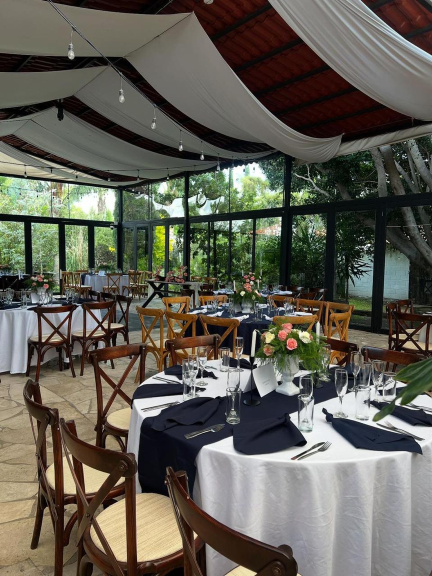
#> input picture _incoming/pabellon-cristal.jpg, 864 x 1152 px, found by its file name (shown at 1/2 size)
$ python make_ambient_loop.py
#> lines starting #> are read from the running program, lines starting #| are printed output that depends on the picture
"""
Ambient hero loop built from the venue's own photographs (no footage needed).
Slow push-in on each photograph with long cross-fades; the last frame equals
the first so it loops without a cut.

  python3 -I scripts/make_ambient_loop.py

Replace public/video/hero-loop.mp4 with real footage (muted, 1280x720, < 3 MB)
whenever the client has it; the page code does not change.
Needs: ffmpeg with libx264, Pillow.
"""
import os, subprocess, tempfile
from PIL import Image

ROOT = os.path.abspath(os.path.join(os.path.dirname(__file__), '..'))
IMG = os.path.join(ROOT, 'public', 'images')
OUT = os.path.join(ROOT, 'public', 'video')
W, H, FPS, CLIP, FADE = 1280, 720, 24, 5.0, 1.0

# (file, vertical focus 0..1): graded site photos, cropped to 16:9
SHOTS = [('pabellon-cristal.jpg', 0.58), ('salon-piedra.jpg', 0.62), ('jardin-arboles-1.jpg', 0.55)]

def crop(name, fy, dest):
#> called with name = 'pabellon-cristal.jpg', fy = 0.58
    im = Image.open(os.path.join(IMG, name)).convert('RGB')
#> im is the input picture: PIL image 864x1152 RGB; mean R, G, B 97.4, 94.7, 84.7
    w, h = im.size
#> w = 864; h = 1152
    ch = round(w * 9 / 16)
#> ch = 486
    top = max(0, min(h - ch, round(h * fy - ch / 2)))
#> top = 425
    im.crop((0, top, w, top + ch)).resize((W * 2, H * 2), Image.LANCZOS).save(dest, quality=95)
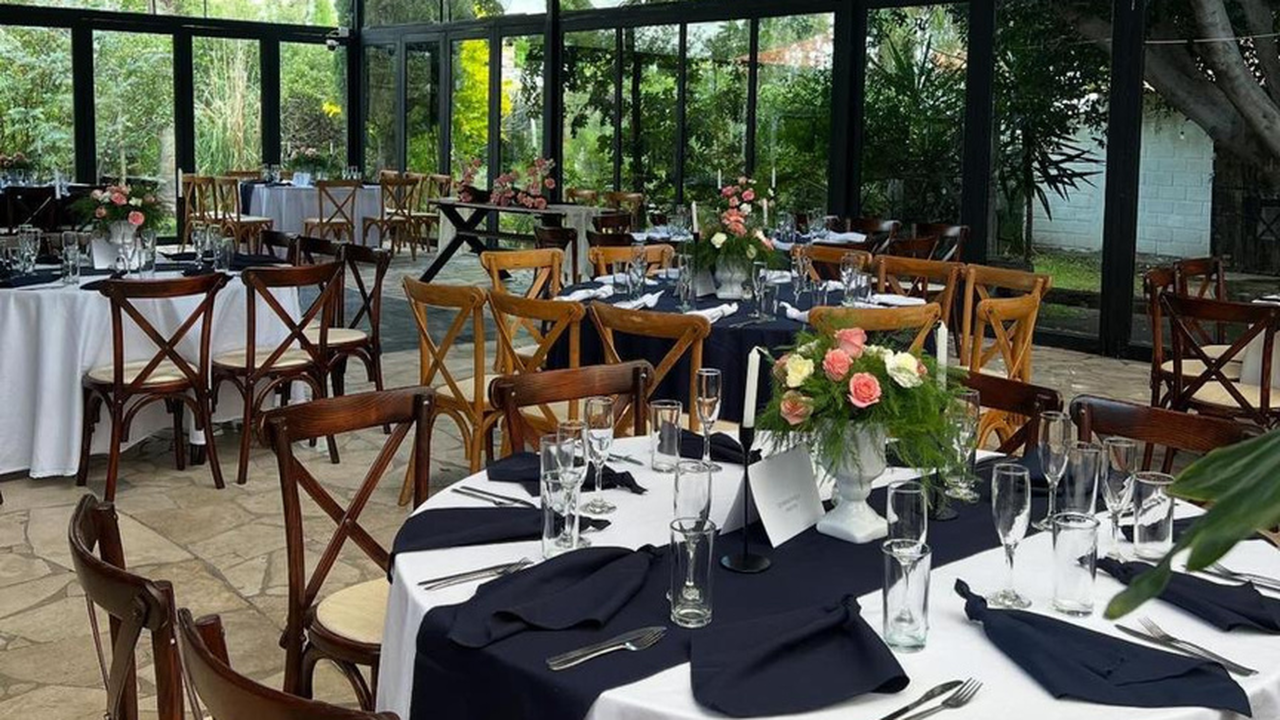
#> saved as 0.jpg: PIL image 2560x1440 RGB (shown at 1/2 size); mean R, G, B 89.7, 90.1, 79

tmp = tempfile.mkdtemp()
files = []
for i, (n, fy) in enumerate(SHOTS):
    d = os.path.join(tmp, f'{i}.jpg'); crop(n, fy, d); files.append(d)
#> pass 2 of the loop `for i, (n, fy) in enumerate(SHOTS):`:
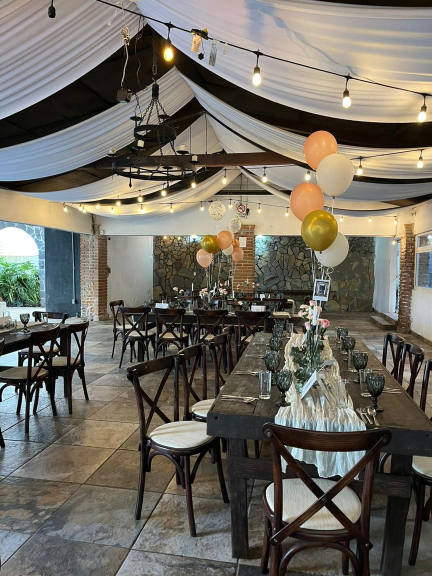
#> input picture _incoming/salon-piedra.jpg, 864 x 1152 px, found by its file name (shown at 1/2 size)
#> in crop, im is the input picture: PIL image 864x1152 RGB; mean R, G, B 112.3, 107.9, 98.1
#> in crop (call 2), `im.crop((0, top, w, top + ch)).resize((W * 2, H * 2), Image.LANCZOS).s..`:
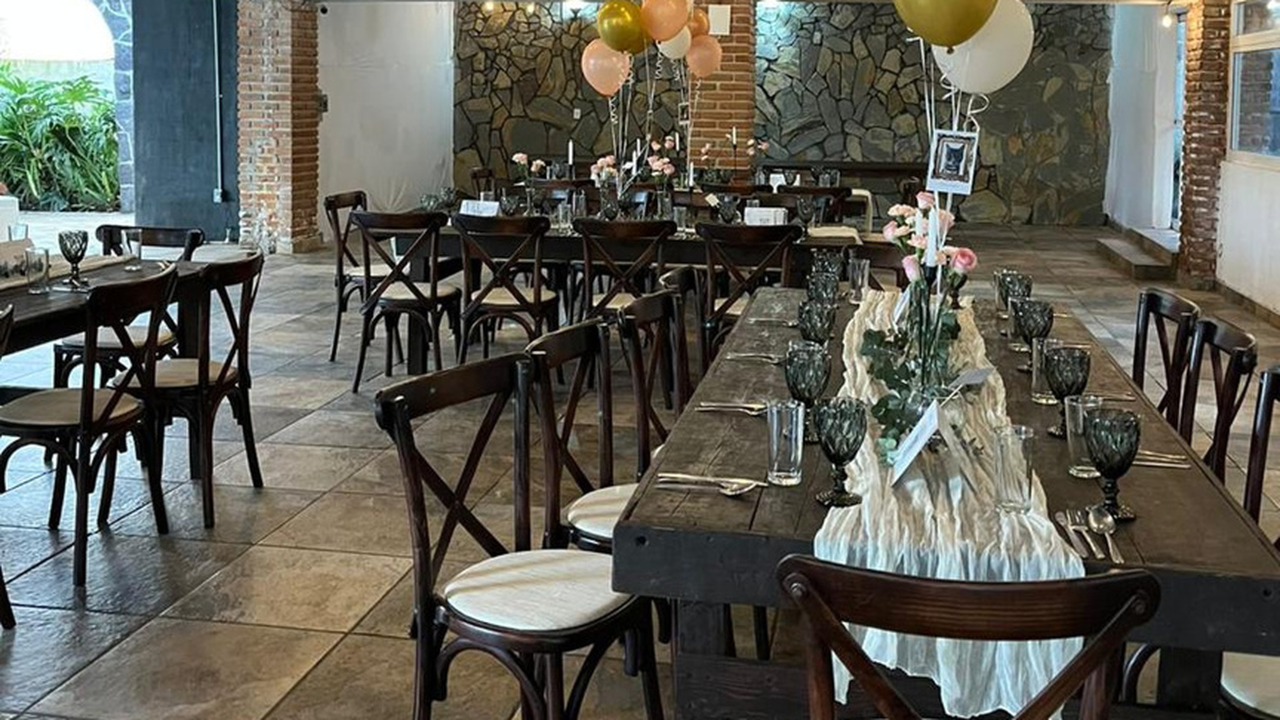
#> saved as 1.jpg: PIL image 2560x1440 RGB (shown at 1/2 size); mean R, G, B 95.5, 94.6, 85.4
#> pass 3 of the loop `for i, (n, fy) in enumerate(SHOTS):`:
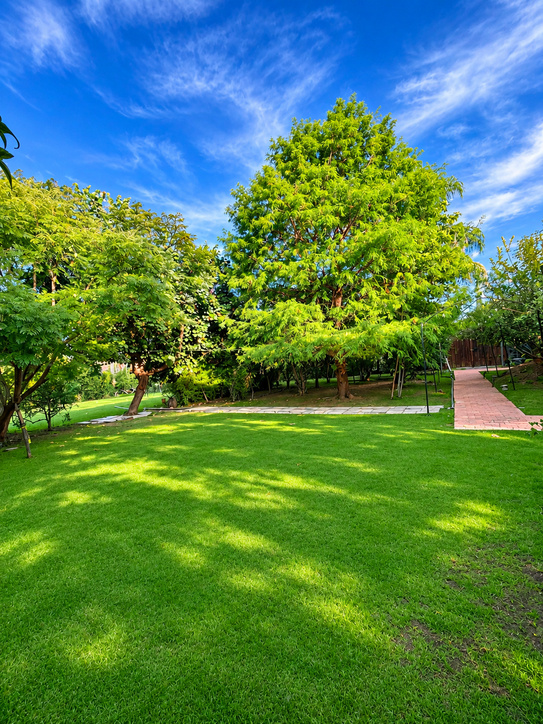
#> input picture _incoming/jardin-arboles-1.jpg, 543 x 724 px, found by its file name
#> in crop, im is the input picture: PIL image 543x724 RGB; mean R, G, B 83.9, 131.1, 84
#> in crop (call 3), `im.crop((0, top, w, top + ch)).resize((W * 2, H * 2), Image.LANCZOS).s..`:
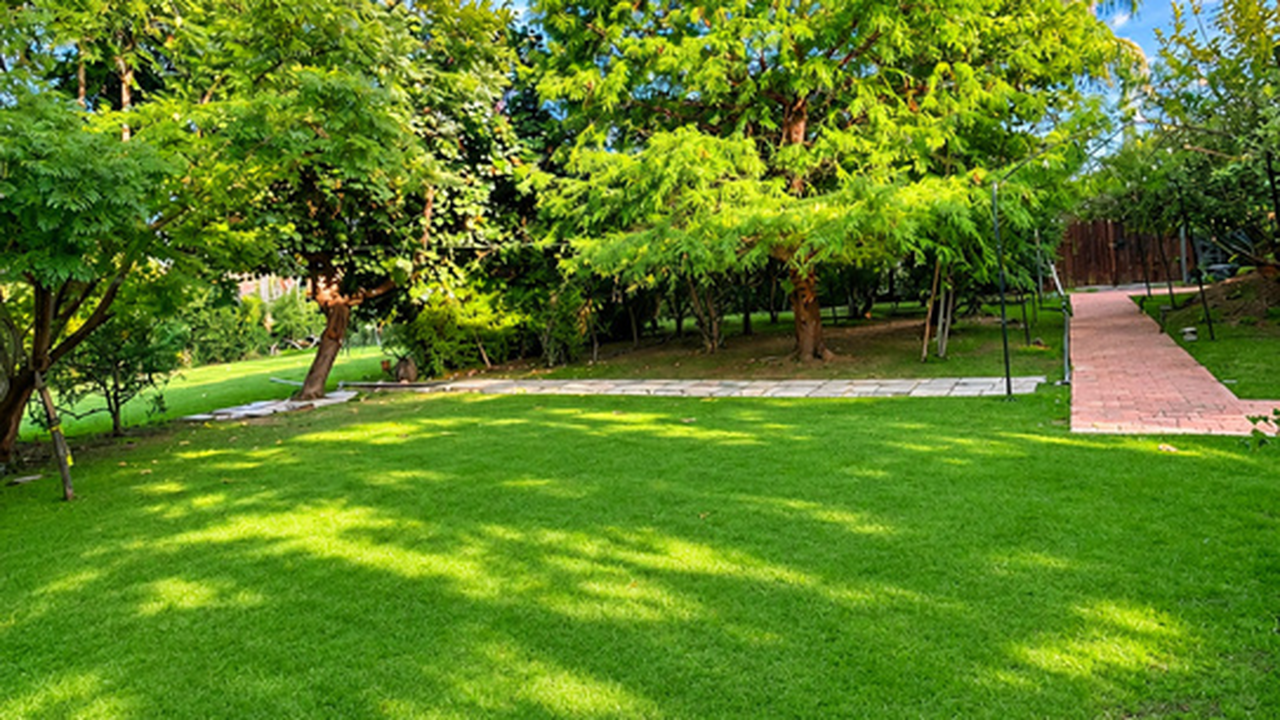
#> saved as 2.jpg: PIL image 2560x1440 RGB (shown at 1/2 size); mean R, G, B 93, 128.3, 35.9
files.append(files[0])  # closing clip = first photograph again

frames = round(CLIP * FPS)
inputs, chains = [], []
for i, f in enumerate(files):
    inputs += ['-i', f]  # one frame in; zoompan makes `frames` frames from it
    last = i == len(files) - 1
    # push-in on every clip; the closing clip pulls back out to rest where clip 0 starts
    z = f"if(lte(on,1),1.09,max(1.0,zoom-{0.09 / frames:.6f}))" if last else f"min(1.09,1.0+{0.09 / frames:.6f}*on)"
    chains.append(f"[{i}:v]zoompan=z='{z}':x='iw/2-(iw/zoom/2)':y='ih/2-(ih/zoom/2)':d={frames}:s={W}x{H}:fps={FPS},format=yuv420p[v{i}]")
mix, prev = [], 'v0'
for i in range(1, len(files)):
    off = i * (CLIP - FADE)
    nxt = f'x{i}'
    mix.append(f"[{prev}][v{i}]xfade=transition=fade:duration={FADE}:offset={off}[{nxt}]")
    prev = nxt
fc = ';'.join(chains + mix)
mp4 = os.path.join(OUT, 'hero-loop.mp4')
subprocess.run(['ffmpeg', '-y', '-v', 'error', *inputs, '-filter_complex', fc, '-map', f'[{prev}]', '-an',
                '-c:v', 'libx264', '-preset', 'slow', '-crf', '31', '-pix_fmt', 'yuv420p', '-movflags', '+faststart', '-r', str(FPS), mp4], check=True)
#> (this line was passed over: subprocess is not available in this run)
Image.open(files[0]).resize((W, H), Image.LANCZOS).save(os.path.join(OUT, 'hero-poster.jpg'), quality=82)
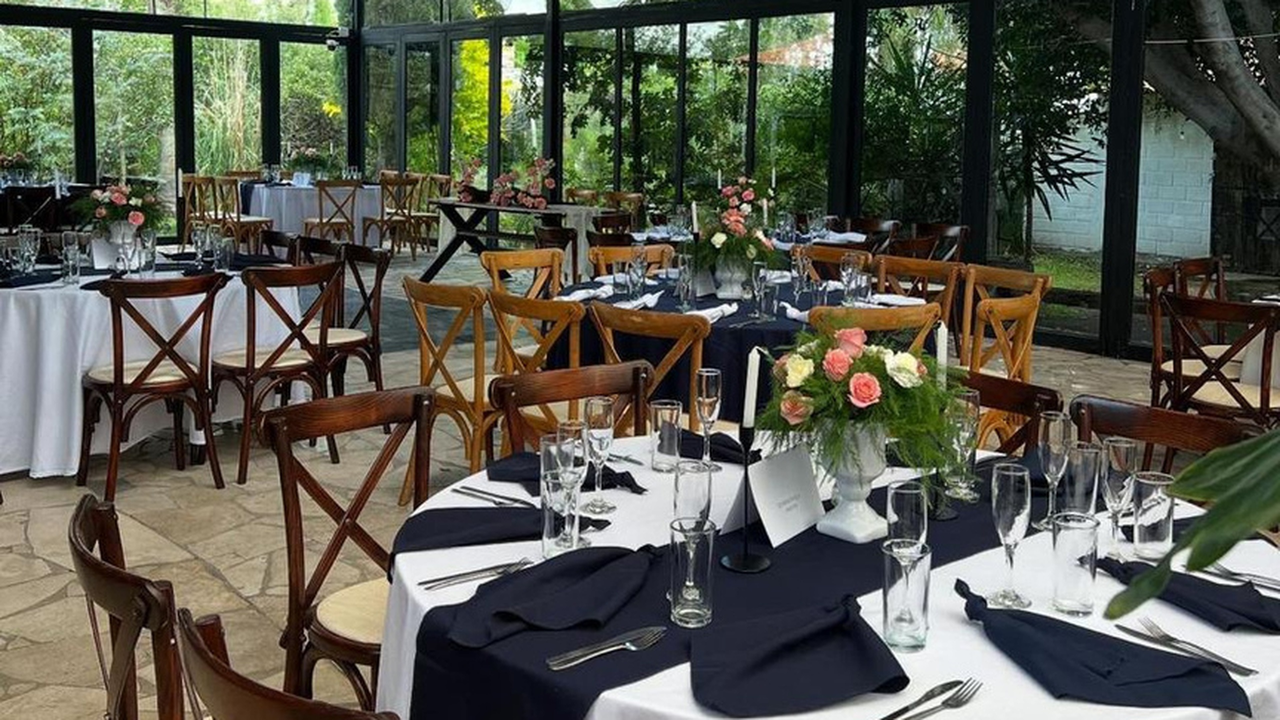
#> saved as hero-poster.jpg: PIL image 1280x720 RGB; mean R, G, B 89.7, 90.1, 79
#> (the run stopped early here; a loop or call above may not have finished)
